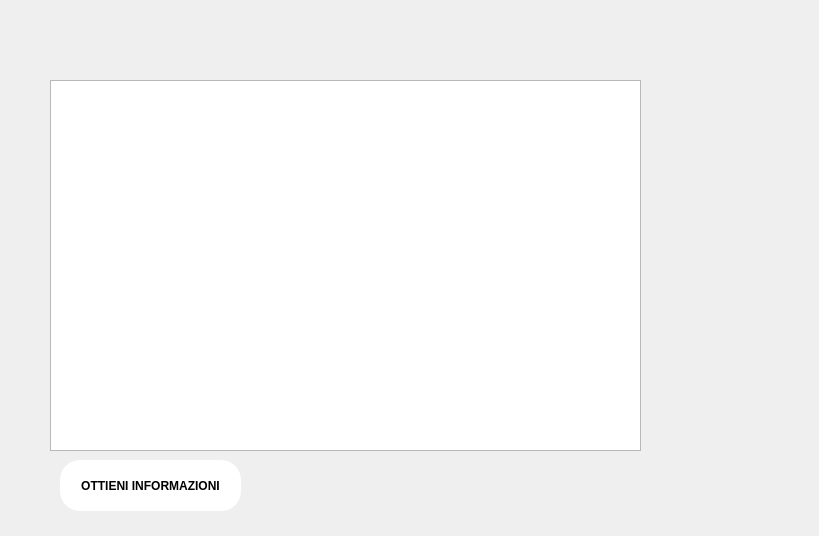
<?xml version="1.0" encoding="UTF-8"?>
<ui version="4.0">
 <class>Form</class>
 <widget class="QWidget" name="Form">
  <property name="geometry">
   <rect>
    <x>0</x>
    <y>0</y>
    <width>819</width>
    <height>536</height>
   </rect>
  </property>
  <property name="minimumSize">
   <size>
    <width>819</width>
    <height>536</height>
   </size>
  </property>
  <property name="maximumSize">
   <size>
    <width>819</width>
    <height>536</height>
   </size>
  </property>
  <property name="windowTitle">
   <string>Lista Clienti</string>
  </property>
  <widget class="QLabel" name="label">
   <property name="geometry">
    <rect>
     <x>0</x>
     <y>0</y>
     <width>819</width>
     <height>536</height>
    </rect>
   </property>
   <property name="text">
    <string/>
   </property>
   <property name="pixmap">
    <pixmap>VisualizzaClienti.jpg</pixmap>
   </property>
  </widget>
  <widget class="QPushButton" name="button_ottieniInformazioni">
   <property name="geometry">
    <rect>
     <x>60</x>
     <y>460</y>
     <width>181</width>
     <height>51</height>
    </rect>
   </property>
   <property name="font">
    <font>
     <family>Arial</family>
     <bold>true</bold>
    </font>
   </property>
   <property name="styleSheet">
    <string notr="true">color: black;
background-color: white;
border-radius: 20px;</string>
   </property>
   <property name="text">
    <string>OTTIENI INFORMAZIONI</string>
   </property>
  </widget>
  <widget class="QListView" name="list_view">
   <property name="geometry">
    <rect>
     <x>50</x>
     <y>80</y>
     <width>591</width>
     <height>371</height>
    </rect>
   </property>
  </widget>
 </widget>
 <resources>
  <include location="VisualizzaListaCliente.qrc"/>
 </resources>
 <connections/>
</ui>
